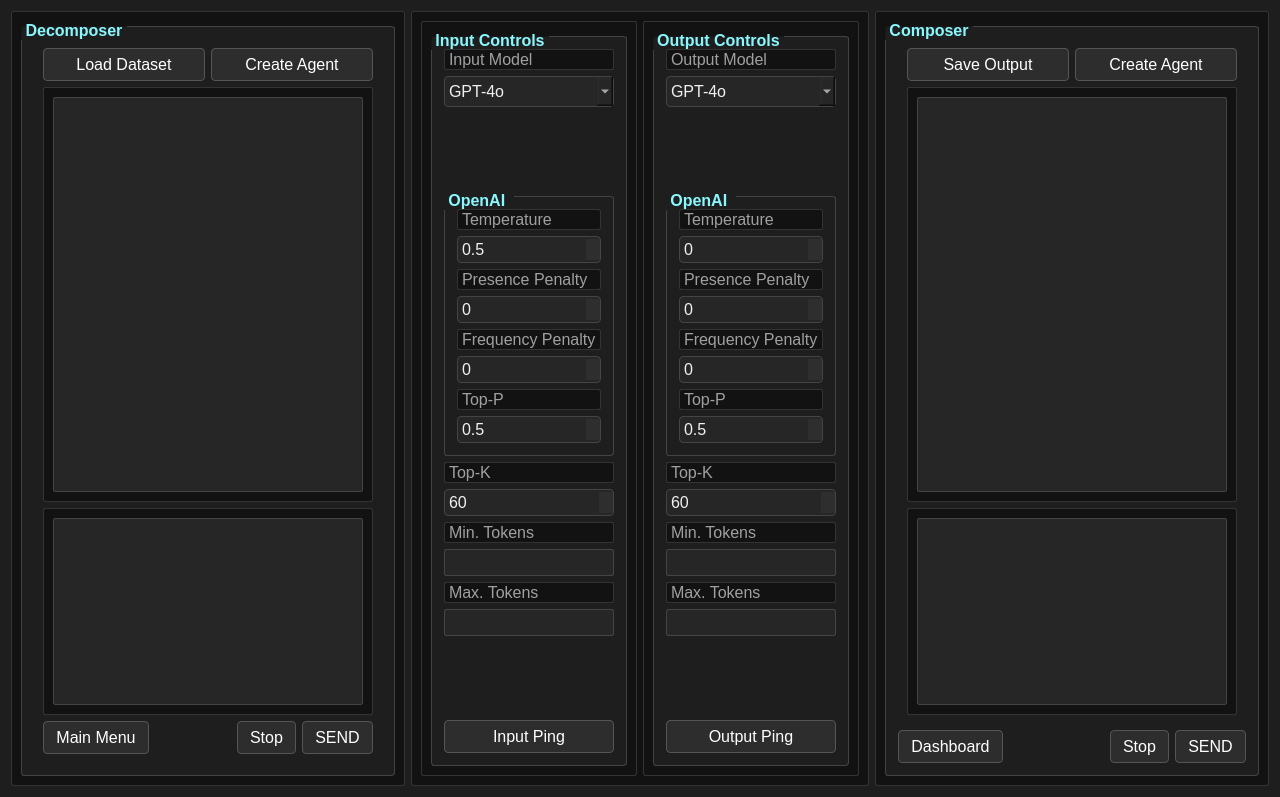
<?xml version="1.0" encoding="UTF-8"?>
<ui version="4.0">
 <class>LLM_ConfigurationWidget</class>
 <widget class="QWidget" name="LLM_ConfigurationWidget">
  <property name="geometry">
   <rect>
    <x>0</x>
    <y>0</y>
    <width>1280</width>
    <height>797</height>
   </rect>
  </property>
  <property name="windowTitle">
   <string>LLM Configuration</string>
  </property>
  <property name="styleSheet">
   <string notr="true">QWidget {
    background-color: #1e1e1e;
    color: #d0d0d0;
    font-family: &quot;JetBrains Mono&quot;, &quot;Fira Code&quot;, &quot;Consolas&quot;, monospace;
    font-size: 12pt;
    border: none;
}

QGroupBox {
    border: 1px solid #444;
    border-radius: 3px;
    margin-top: 5px;
    padding: 3px;
    font-weight: bold;
    color: #89f7fe;
}

QGroupBox::title {
    subcontrol-origin: margin;
    subcontrol-position: top left;
    padding: 0 2px;
}

QFrame {
    border: 1px solid #333;
    background-color: #121212;
    border-radius: 2px;
}

QLabel {
    color: #a0a0a0;
}

QLineEdit, QTextEdit {
    background-color: #262626;
    color: #f0f0f0;
    border: 1px solid #444;
    border-radius: 2px;
    padding: 2px;
}

QLineEdit:focus, QTextEdit:focus {
    border: 1px solid #89f7fe;
}

QComboBox {
    background-color: #262626;
    color: #f0f0f0;
    border: 1px solid #444;
    padding: 4px;
    border-radius: 4px;
}

QComboBox:hover {
    border: 1px solid #89f7fe;
}

QSpinBox, QDoubleSpinBox {
    background-color: #262626;
    color: #f0f0f0;
    border: 1px solid #444;
    border-radius: 4px;
    padding: 2px;
}

QSpinBox::up-button, QSpinBox::down-button,
QDoubleSpinBox::up-button, QDoubleSpinBox::down-button {
    background-color: #2e2e2e;
    border: none;
}

QPushButton {
    background-color: #2d2d2d;
    border: 1px solid #555;
    padding: 6px 12px;
    border-radius: 4px;
    color: #ffffff;
}

QPushButton:hover {
    background-color: #3e3e3e;
    border: 1px solid #89f7fe;
    color: #89f7fe;
}

QPushButton:pressed {
    background-color: #1b1b1b;
    border: 1px solid #f50;
    color: #f50;
}

QScrollBar:vertical, QScrollBar:horizontal {
    background-color: #1e1e1e;
    border: none;
    width: 8px;
    margin: 0px;
}

QScrollBar::handle {
    background: #333;
    border-radius: 4px;
}

QScrollBar::handle:hover {
    background: #89f7fe;
}

QScrollBar::add-line, QScrollBar::sub-line {
    background: none;
    height: 0px;
    width: 0px;
}
</string>
  </property>
  <layout class="QHBoxLayout" name="horizontalLayout" stretch="1,1,1">
   <item>
    <widget class="QFrame" name="inputLLM_Frame">
     <property name="frameShape">
      <enum>QFrame::NoFrame</enum>
     </property>
     <layout class="QVBoxLayout" name="verticalLayout">
      <item>
       <widget class="QGroupBox" name="inputLLM_GB">
        <property name="title">
         <string>Decomposer</string>
        </property>
        <layout class="QVBoxLayout" name="verticalLayout_2">
         <item>
          <widget class="QWidget" name="inputLLM_OverlayWidget" native="true">
           <layout class="QVBoxLayout" name="verticalLayout_7" stretch="0,60,30,0">
            <item>
             <layout class="QHBoxLayout" name="horizontalLayout_5">
              <item>
               <widget class="QPushButton" name="loadDatasetBtn">
                <property name="text">
                 <string>Load Dataset</string>
                </property>
               </widget>
              </item>
              <item>
               <widget class="QPushButton" name="createAgent_DecomposerBtn">
                <property name="text">
                 <string>Create Agent</string>
                </property>
               </widget>
              </item>
             </layout>
            </item>
            <item>
             <widget class="QFrame" name="inputLLM_ResponseWindowFrame">
              <property name="frameShape">
               <enum>QFrame::NoFrame</enum>
              </property>
              <layout class="QVBoxLayout" name="verticalLayout_12">
               <item>
                <widget class="QTextEdit" name="inputLLM_ResponseWindowTE"/>
               </item>
              </layout>
             </widget>
            </item>
            <item>
             <widget class="QFrame" name="inputLLM_UserInputFrame">
              <property name="frameShape">
               <enum>QFrame::NoFrame</enum>
              </property>
              <layout class="QVBoxLayout" name="verticalLayout_11">
               <item>
                <widget class="QTextEdit" name="inputLLM_UserInputTE"/>
               </item>
              </layout>
             </widget>
            </item>
            <item>
             <layout class="QHBoxLayout" name="horizontalLayout_3">
              <item>
               <widget class="QPushButton" name="mainMenuBtn">
                <property name="text">
                 <string>Main Menu</string>
                </property>
               </widget>
              </item>
              <item>
               <spacer name="horizontalSpacer_3">
                <property name="orientation">
                 <enum>Qt::Horizontal</enum>
                </property>
                <property name="sizeHint" stdset="0">
                 <size>
                  <width>40</width>
                  <height>20</height>
                 </size>
                </property>
               </spacer>
              </item>
              <item>
               <widget class="QPushButton" name="inputLLM_StopBtn">
                <property name="text">
                 <string>Stop</string>
                </property>
               </widget>
              </item>
              <item>
               <widget class="QPushButton" name="inputLLM_SendBtn">
                <property name="text">
                 <string>SEND</string>
                </property>
               </widget>
              </item>
             </layout>
            </item>
           </layout>
          </widget>
         </item>
        </layout>
       </widget>
      </item>
     </layout>
    </widget>
   </item>
   <item>
    <widget class="QFrame" name="controllerFrame">
     <property name="frameShape">
      <enum>QFrame::NoFrame</enum>
     </property>
     <layout class="QHBoxLayout" name="horizontalLayout_2">
      <item>
       <widget class="QFrame" name="inputLLM_ControllerFrame">
        <property name="frameShape">
         <enum>QFrame::NoFrame</enum>
        </property>
        <layout class="QVBoxLayout" name="verticalLayout_5">
         <item>
          <widget class="QGroupBox" name="inputLLM_ControllerGB">
           <property name="title">
            <string>Input Controls</string>
           </property>
           <layout class="QVBoxLayout" name="verticalLayout_10">
            <item>
             <widget class="QLabel" name="inputLLM_ModelLabel">
              <property name="text">
               <string>Input Model</string>
              </property>
             </widget>
            </item>
            <item>
             <widget class="QComboBox" name="inputLLM_ModelCB">
              <item>
               <property name="text">
                <string>GPT-4o</string>
               </property>
              </item>
              <item>
               <property name="text">
                <string>Claude 3</string>
               </property>
              </item>
              <item>
               <property name="text">
                <string>Command R+</string>
               </property>
              </item>
              <item>
               <property name="text">
                <string>Gemini</string>
               </property>
              </item>
              <item>
               <property name="text">
                <string>Mistral</string>
               </property>
              </item>
              <item>
               <property name="text">
                <string>Mistral 7B</string>
               </property>
              </item>
              <item>
               <property name="text">
                <string>LLaMA 2</string>
               </property>
              </item>
              <item>
               <property name="text">
                <string>GPT-3</string>
               </property>
              </item>
              <item>
               <property name="text">
                <string>Nous Hermes</string>
               </property>
              </item>
              <item>
               <property name="text">
                <string>Mythomax</string>
               </property>
              </item>
             </widget>
            </item>
            <item>
             <spacer name="verticalSpacer_3">
              <property name="orientation">
               <enum>Qt::Vertical</enum>
              </property>
              <property name="sizeHint" stdset="0">
               <size>
                <width>20</width>
                <height>40</height>
               </size>
              </property>
             </spacer>
            </item>
            <item>
             <widget class="QGroupBox" name="inputOpenAI_GB">
              <property name="title">
               <string>OpenAI </string>
              </property>
              <layout class="QVBoxLayout" name="verticalLayout_15">
               <item>
                <widget class="QLabel" name="temperatureLabel">
                 <property name="text">
                  <string>Temperature</string>
                 </property>
                </widget>
               </item>
               <item>
                <widget class="QDoubleSpinBox" name="inputLLM_TemperatureSB">
                 <property name="buttonSymbols">
                  <enum>QAbstractSpinBox::UpDownArrows</enum>
                 </property>
                 <property name="decimals">
                  <number>1</number>
                 </property>
                 <property name="minimum">
                  <double>0.100000000000000</double>
                 </property>
                 <property name="maximum">
                  <double>1.000000000000000</double>
                 </property>
                 <property name="singleStep">
                  <double>0.100000000000000</double>
                 </property>
                 <property name="value">
                  <double>0.500000000000000</double>
                 </property>
                </widget>
               </item>
               <item>
                <widget class="QLabel" name="inputLLM_TemperatureLabel">
                 <property name="text">
                  <string>Presence Penalty</string>
                 </property>
                </widget>
               </item>
               <item>
                <widget class="QSpinBox" name="inputLLM_PresencePenaltySB"/>
               </item>
               <item>
                <widget class="QLabel" name="inputLLM_FrequencyPenaltyLabel">
                 <property name="text">
                  <string>Frequency Penalty</string>
                 </property>
                </widget>
               </item>
               <item>
                <widget class="QSpinBox" name="inputLLM_FrequencyPenalySB"/>
               </item>
               <item>
                <widget class="QLabel" name="inputLLM_TopPLabel">
                 <property name="text">
                  <string>Top-P</string>
                 </property>
                </widget>
               </item>
               <item>
                <widget class="QDoubleSpinBox" name="inputLLM_TopKSB">
                 <property name="decimals">
                  <number>1</number>
                 </property>
                 <property name="minimum">
                  <double>0.100000000000000</double>
                 </property>
                 <property name="maximum">
                  <double>1.000000000000000</double>
                 </property>
                 <property name="singleStep">
                  <double>0.100000000000000</double>
                 </property>
                 <property name="value">
                  <double>0.500000000000000</double>
                 </property>
                </widget>
               </item>
              </layout>
             </widget>
            </item>
            <item>
             <widget class="QLabel" name="inputLLM_TopKLabel">
              <property name="text">
               <string>Top-K</string>
              </property>
             </widget>
            </item>
            <item>
             <widget class="QSpinBox" name="inputLLM_TopKSB_3">
              <property name="buttonSymbols">
               <enum>QAbstractSpinBox::UpDownArrows</enum>
              </property>
              <property name="minimum">
               <number>20</number>
              </property>
              <property name="maximum">
               <number>100</number>
              </property>
              <property name="value">
               <number>60</number>
              </property>
             </widget>
            </item>
            <item>
             <widget class="QLabel" name="inputLLM_MinTokensLabel">
              <property name="text">
               <string>Min. Tokens</string>
              </property>
             </widget>
            </item>
            <item>
             <widget class="QLineEdit" name="inputLLM_MinTokensLE"/>
            </item>
            <item>
             <widget class="QLabel" name="inputLLM_MaxTokensLabel">
              <property name="text">
               <string>Max. Tokens</string>
              </property>
             </widget>
            </item>
            <item>
             <widget class="QLineEdit" name="inputLLM_MaxTokenLE"/>
            </item>
            <item>
             <spacer name="verticalSpacer">
              <property name="orientation">
               <enum>Qt::Vertical</enum>
              </property>
              <property name="sizeHint" stdset="0">
               <size>
                <width>20</width>
                <height>40</height>
               </size>
              </property>
             </spacer>
            </item>
            <item>
             <widget class="QPushButton" name="inputLLM_PingBtn">
              <property name="text">
               <string>Input Ping</string>
              </property>
             </widget>
            </item>
           </layout>
          </widget>
         </item>
        </layout>
       </widget>
      </item>
      <item>
       <widget class="QFrame" name="outputLLM_ControllerFrame">
        <property name="frameShape">
         <enum>QFrame::NoFrame</enum>
        </property>
        <layout class="QVBoxLayout" name="verticalLayout_6">
         <item>
          <widget class="QGroupBox" name="outputLLM_ControllerGB">
           <property name="title">
            <string>Output Controls</string>
           </property>
           <layout class="QVBoxLayout" name="verticalLayout_9">
            <item>
             <widget class="QLabel" name="outputLLM_ModelLabel">
              <property name="text">
               <string>Output Model</string>
              </property>
             </widget>
            </item>
            <item>
             <widget class="QComboBox" name="outputModelCB">
              <item>
               <property name="text">
                <string>GPT-4o</string>
               </property>
              </item>
              <item>
               <property name="text">
                <string>Claude 3</string>
               </property>
              </item>
              <item>
               <property name="text">
                <string>Command R+</string>
               </property>
              </item>
              <item>
               <property name="text">
                <string>Gemini</string>
               </property>
              </item>
              <item>
               <property name="text">
                <string>Mistral</string>
               </property>
              </item>
              <item>
               <property name="text">
                <string>Mistral 7B</string>
               </property>
              </item>
              <item>
               <property name="text">
                <string>LLaMA 2</string>
               </property>
              </item>
              <item>
               <property name="text">
                <string>GPT-3</string>
               </property>
              </item>
              <item>
               <property name="text">
                <string>Nous Hermes</string>
               </property>
              </item>
              <item>
               <property name="text">
                <string>Mythomax</string>
               </property>
              </item>
             </widget>
            </item>
            <item>
             <spacer name="verticalSpacer_4">
              <property name="orientation">
               <enum>Qt::Vertical</enum>
              </property>
              <property name="sizeHint" stdset="0">
               <size>
                <width>20</width>
                <height>40</height>
               </size>
              </property>
             </spacer>
            </item>
            <item>
             <widget class="QGroupBox" name="outputLLM_OpenAI_GB">
              <property name="title">
               <string>OpenAI </string>
              </property>
              <layout class="QVBoxLayout" name="verticalLayout_16">
               <item>
                <widget class="QLabel" name="outputLLM_TemperatureLabel">
                 <property name="text">
                  <string>Temperature</string>
                 </property>
                </widget>
               </item>
               <item>
                <widget class="QSpinBox" name="outputLLM_TemperatureSB"/>
               </item>
               <item>
                <widget class="QLabel" name="outputLLM_PresencePenaltyLabel">
                 <property name="text">
                  <string>Presence Penalty</string>
                 </property>
                </widget>
               </item>
               <item>
                <widget class="QSpinBox" name="outputLLM_PresencePenaltySB"/>
               </item>
               <item>
                <widget class="QLabel" name="outputLLM_FrequencPenaltyLabel">
                 <property name="text">
                  <string>Frequency Penalty</string>
                 </property>
                </widget>
               </item>
               <item>
                <widget class="QSpinBox" name="outputLLM_FrequencyPenaltySB"/>
               </item>
               <item>
                <widget class="QLabel" name="outputLLM_TopPLabel">
                 <property name="text">
                  <string>Top-P</string>
                 </property>
                </widget>
               </item>
               <item>
                <widget class="QDoubleSpinBox" name="outputLLM_TopPSB">
                 <property name="decimals">
                  <number>1</number>
                 </property>
                 <property name="minimum">
                  <double>0.100000000000000</double>
                 </property>
                 <property name="maximum">
                  <double>1.000000000000000</double>
                 </property>
                 <property name="singleStep">
                  <double>0.100000000000000</double>
                 </property>
                 <property name="value">
                  <double>0.500000000000000</double>
                 </property>
                </widget>
               </item>
              </layout>
             </widget>
            </item>
            <item>
             <widget class="QLabel" name="outputLL_TopKLabel">
              <property name="text">
               <string>Top-K</string>
              </property>
             </widget>
            </item>
            <item>
             <widget class="QSpinBox" name="outputLLM_TopKSB">
              <property name="minimum">
               <number>20</number>
              </property>
              <property name="maximum">
               <number>100</number>
              </property>
              <property name="value">
               <number>60</number>
              </property>
             </widget>
            </item>
            <item>
             <widget class="QLabel" name="outputLLM_MinTokensLabel_2">
              <property name="text">
               <string>Min. Tokens</string>
              </property>
             </widget>
            </item>
            <item>
             <widget class="QLineEdit" name="outputLLM_MinTkensLE_2"/>
            </item>
            <item>
             <widget class="QLabel" name="outputLLM_MaxTokensLabel_2">
              <property name="text">
               <string>Max. Tokens</string>
              </property>
             </widget>
            </item>
            <item>
             <widget class="QLineEdit" name="outputLLM_MaxTokenLE_2"/>
            </item>
            <item>
             <spacer name="verticalSpacer_2">
              <property name="orientation">
               <enum>Qt::Vertical</enum>
              </property>
              <property name="sizeHint" stdset="0">
               <size>
                <width>20</width>
                <height>40</height>
               </size>
              </property>
             </spacer>
            </item>
            <item>
             <widget class="QPushButton" name="outputLLM_PingBtn">
              <property name="text">
               <string>Output Ping</string>
              </property>
             </widget>
            </item>
           </layout>
          </widget>
         </item>
        </layout>
       </widget>
      </item>
     </layout>
    </widget>
   </item>
   <item>
    <widget class="QFrame" name="outputLLM_Frame">
     <property name="frameShape">
      <enum>QFrame::NoFrame</enum>
     </property>
     <layout class="QVBoxLayout" name="verticalLayout_3">
      <item>
       <widget class="QGroupBox" name="outputLLM_GB">
        <property name="title">
         <string>Composer</string>
        </property>
        <layout class="QVBoxLayout" name="verticalLayout_4">
         <item>
          <widget class="QWidget" name="outputLL_Widget" native="true">
           <layout class="QVBoxLayout" name="verticalLayout_8" stretch="0,60,30">
            <item>
             <layout class="QHBoxLayout" name="horizontalLayout_6">
              <item>
               <widget class="QPushButton" name="saveOutputBtn">
                <property name="text">
                 <string>Save Output</string>
                </property>
               </widget>
              </item>
              <item>
               <widget class="QPushButton" name="createAgent_ComposerBtn">
                <property name="text">
                 <string>Create Agent</string>
                </property>
               </widget>
              </item>
             </layout>
            </item>
            <item>
             <widget class="QFrame" name="outputLLM_ResponseWindowFrame">
              <property name="frameShape">
               <enum>QFrame::NoFrame</enum>
              </property>
              <layout class="QVBoxLayout" name="verticalLayout_13">
               <item>
                <widget class="QTextEdit" name="outputLLM_ResponseWindowTE"/>
               </item>
              </layout>
             </widget>
            </item>
            <item>
             <widget class="QFrame" name="outputLLM_UserInputFrae">
              <property name="frameShape">
               <enum>QFrame::NoFrame</enum>
              </property>
              <layout class="QVBoxLayout" name="verticalLayout_14">
               <item>
                <widget class="QTextEdit" name="outputLLM_UserInputTE"/>
               </item>
              </layout>
             </widget>
            </item>
           </layout>
          </widget>
         </item>
         <item>
          <layout class="QHBoxLayout" name="horizontalLayout_4">
           <item>
            <widget class="QPushButton" name="dashboardBtn">
             <property name="text">
              <string>Dashboard</string>
             </property>
            </widget>
           </item>
           <item>
            <spacer name="horizontalSpacer_2">
             <property name="orientation">
              <enum>Qt::Horizontal</enum>
             </property>
             <property name="sizeHint" stdset="0">
              <size>
               <width>40</width>
               <height>20</height>
              </size>
             </property>
            </spacer>
           </item>
           <item>
            <widget class="QPushButton" name="outputLL_StopBtn">
             <property name="text">
              <string>Stop</string>
             </property>
            </widget>
           </item>
           <item>
            <widget class="QPushButton" name="outputLLM_SendBtn">
             <property name="text">
              <string>SEND</string>
             </property>
            </widget>
           </item>
          </layout>
         </item>
        </layout>
       </widget>
      </item>
     </layout>
    </widget>
   </item>
  </layout>
 </widget>
 <resources/>
 <connections/>
</ui>
